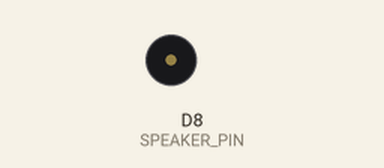
The sketch below on a simulated ESP8266 (NodeMCU). Parts: buzzer (waves = sounding). Random numbers use the default seed unless the sketch sets one; what the sketch prints to the serial monitor is not drawn.

Above: at 2.1 s.
Timing chart, 0 to 3.6 s (numbered marks = the images above):
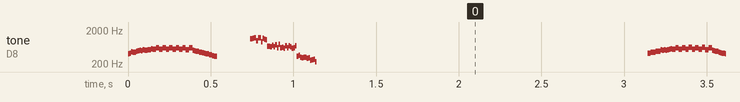

The sketch:

gomJabbar_sounds_test.ino
```cpp
// Water Watcher sounds

const int SPEAKER_PIN = D8;  // tone() output


// small helper to add organic wobble
int jitter(int base, int amount) {
  return base + random(-amount, amount);
}


//-------------------------------------------------
// Warning trill
void waterWatcherTrill() {
  // Segment A: Tension Rise (150 ms total)
  for (int i = 0; i < 15; i++) {
    int freq = jitter(420 + (i * 10), 20);  // rising + wobble
    tone(SPEAKER_PIN, freq, 10);
    delay(10);
  }

  // Segment B: Flutter (250 ms total)
  for (int i = 0; i < 12; i++) {
    int freq = jitter((i % 2 == 0) ? 540 : 610, 15);  // alternating flutter
    tone(SPEAKER_PIN, freq, 20);
    delay(20);
  }

  // Segment C: Drop & Relax (150 ms total)
  for (int i = 0; i < 15; i++) {
    int freq = jitter(500 - (i * 12), 10);  // dropping + wobble
    tone(SPEAKER_PIN, freq, 10);
    delay(10);
  }

  noTone(SPEAKER_PIN);
}


//-------------------------------------------------
// Spit sound
void waterWatcherSpit() {
  // Segment A: Pressure Pop (60 ms total)
  for (int i = 0; i < 6; i++) {
    int freq = jitter(1000, 80);  // sharp, high burst
    tone(SPEAKER_PIN, freq, 10);
    delay(10);
  }

  // Segment B: Descending Rasp (180 ms total)
  for (int i = 0; i < 18; i++) {
    int freq = jitter(1000 - (i * 40), 25);  // fast downward sweep
    tone(SPEAKER_PIN, freq, 10);
    delay(10);
  }

  // Segment C: Wet Flutter (100 ms total)
  for (int i = 0; i < 5; i++) {
    int freq = jitter((i % 2 == 0) ? 420 : 360, 20);  // alternating flutter
    tone(SPEAKER_PIN, freq, 20);
    delay(20);
  }

  noTone(SPEAKER_PIN);
}


//-------------------------------------------------
void waterWatcherAlienSpit() {

  // Segment A: Irregular High-Frequency Charge (100 ms)
  for (int i = 0; i < 10; i++) {
    int freq = jitter(900 + random(0, 300), 40);  // unpredictable spikes
    tone(SPEAKER_PIN, freq, 8);
    delay(random(8, 14));  // uneven timing
  }

  // Segment B: Chaotic Dual-Tone Beating (180 ms)
  for (int i = 0; i < 18; i++) {
    int base = jitter(600 + random(-80, 80), 25);
    int harmonic = jitter(base + random(40, 120), 20);  // second tone
    tone(SPEAKER_PIN, (i % 2 == 0) ? base : harmonic, 10);
    delay(10);
  }

  // Segment C: Low-Frequency Expulsion (120 ms)
  for (int i = 0; i < 12; i++) {
    int freq = jitter(350 - (i * 10), 30);  // unstable downward push
    tone(SPEAKER_PIN, freq, 10);
    delay(10);
  }

  noTone(SPEAKER_PIN);
}


void setup() {
  Serial.begin(115200);
  Serial.println();
  Serial.println("gomJabbar_Sound_test");
}


void loop() {
  Serial.println("Trill");
  waterWatcherTrill();
  delay(200);
  waterWatcherAlienSpit();
  //  waterWatcherSpit();
  delay(2000);
}
```

Measured:
- by itself, tone on D8 (SPEAKER_PIN): plays 407 Hz for 0.01 s, 419 Hz for 0.01 s, 453 Hz for 0.01 s, 448 Hz for 0.01 s, 450 Hz for 0.01 s, 482 Hz for 0.01 s … (3398 notes in this stretch)
